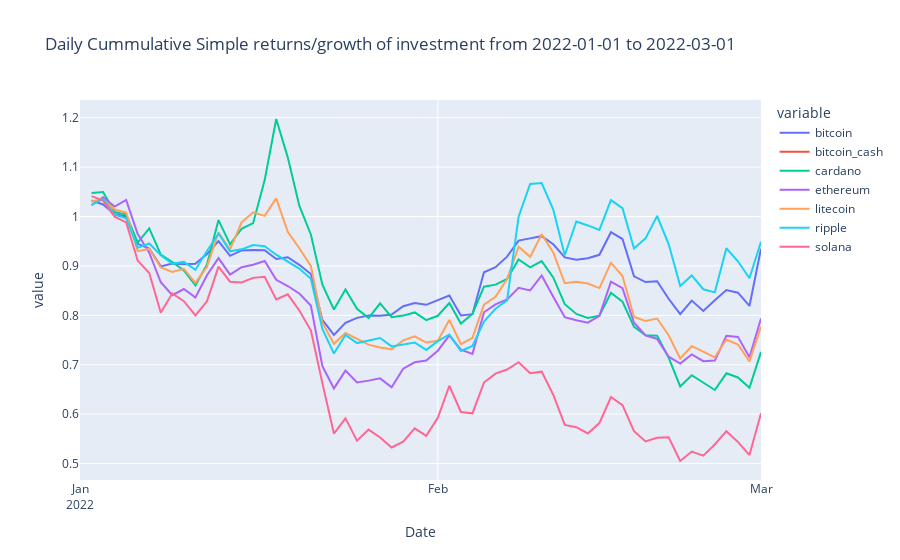

This figure's notebook cell:
### Markdown cell above
## Cummilative Product

Doesn't apply to ETP because it is meant for products with cummalative returns such as those that offer an interest or dividents.<br>
However, assuming zero interest of dividents, the plot shows the behaviour of each asset, based on the market cap, when USD 1.0 is invested.

### Code cell
import plotly.express as px

_investment = 1.0 # USD

_cum_prod_df = market_df.copy()
_l_coin_ids = [col for col in _cum_prod_df if col != 'Date']
_min_date = _cum_prod_df["Date"].min()
_max_date = _cum_prod_df["Date"].max()
_cum_prod_df = _cum_prod_df[_l_coin_ids].pct_change(periods=1)
daily_cummulative_simple_return = (_cum_prod_df[_l_coin_ids]+_investment).cumprod()
daily_cummulative_simple_return = pd.concat([daily_cummulative_simple_return,market_df['Date']],axis=1)

_title = "Daily Cummulative Simple returns/growth of investment from "\
            +str(_min_date)+" to "+str(_max_date)
fig = px.line(daily_cummulative_simple_return, x="Date", y=daily_cummulative_simple_return.columns,
              hover_data={"Date": "|%Y-%m-%d, "},
              title=_title)
fig.update_xaxes(
    dtick="M1",
    tickformat="%b\n%Y")
fig.show()
